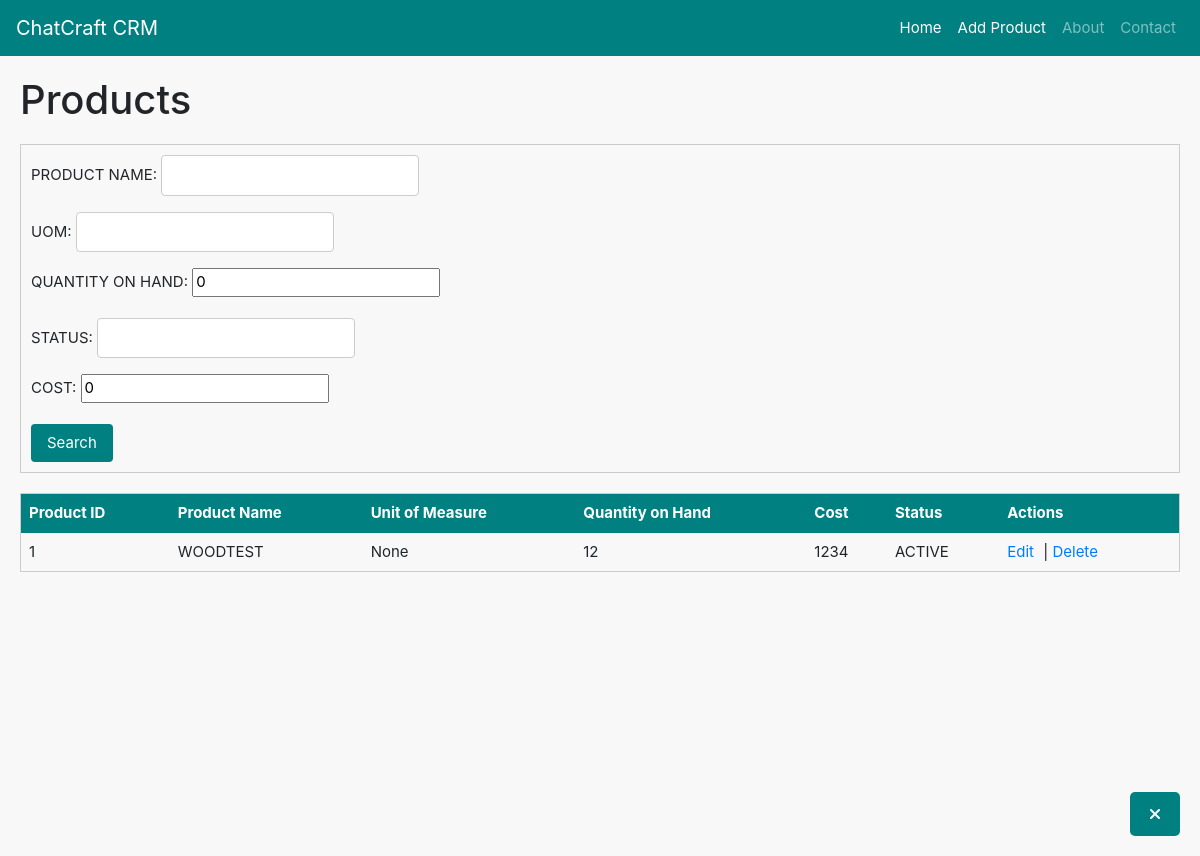
The app's page /products/get/, older data.
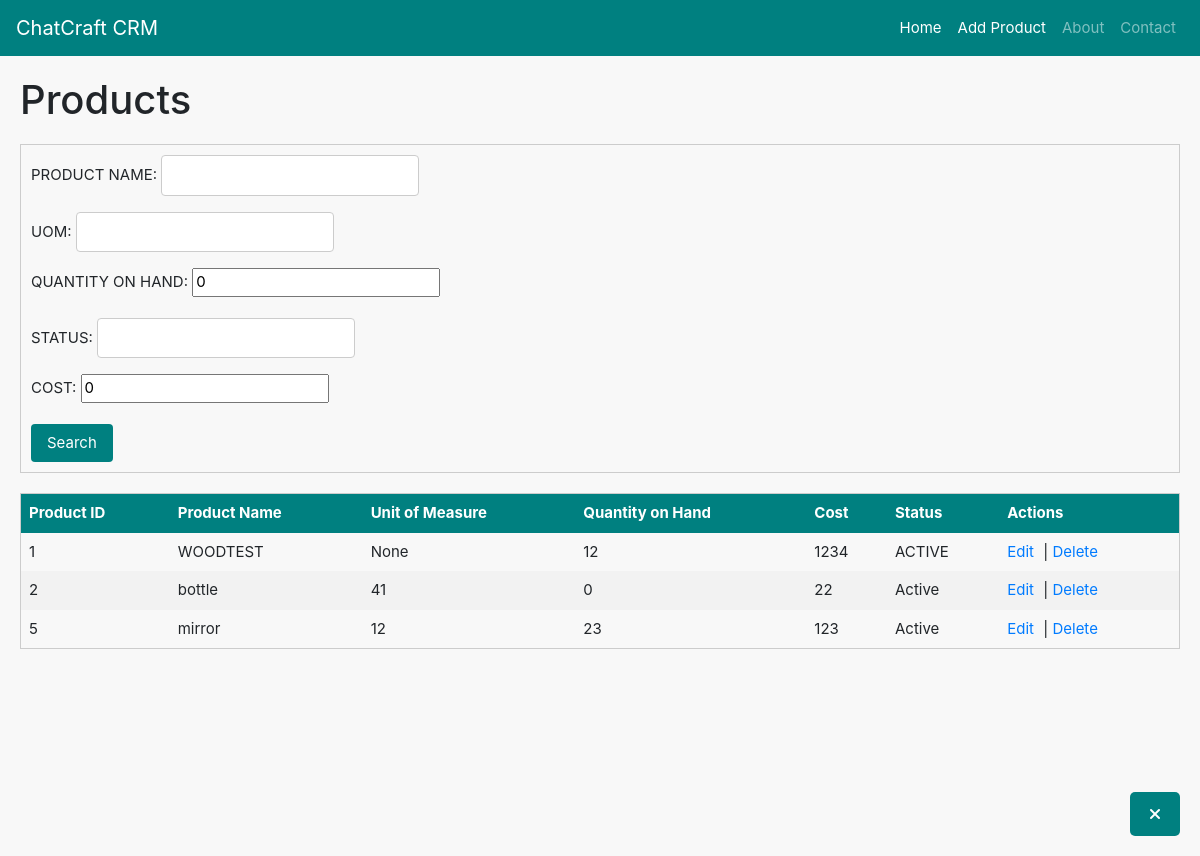
The same page, newer data.
### products/models.py (models this page shows, shortened)
class Product(models.Model):
    PRODUCT_ID=models.AutoField(primary_key=True)
    PRODUCT_NAME = models.CharField(max_length=35,unique = True)
    UOM=models.CharField(max_length=35,null=True,blank=True)
    COST = models.IntegerField(default=0,null=True,blank=True)
    QUANTITY_ON_HAND=models.IntegerField(default = 0,null=True,blank=True)
    STATUS = models.CharField(max_length=35,null = True,blank=True)

### products/views.py (the view)
# urls.py: path('get/', views.getProduct),
def getProduct(request : HttpRequest):
    data = request.GET
    products = Product.objects.all()
    filter_fields = ["PRODUCT_NAME", "UOM", "QUANTITY_ON_HAND", "STATUS", "COST"]
    for field in filter_fields:
        param_value = data.get(field)
        if param_value:
            products = products.filter(**{field: param_value})
    product_list = []
    for product in products:
        product_details = {
            'PRODUCT_ID': product.PRODUCT_ID,
            'PRODUCT_NAME': product.PRODUCT_NAME,
            'UOM': product.UOM,
            'COST': product.COST,
            'QUANTITY_ON_HAND': product.QUANTITY_ON_HAND,
            'STATUS': product.STATUS,
        }
        product_list.append(product_details)
    product_data = json.dumps(product_list, indent=4)
    return render(request, 'Products/display_products.html', {'products':products, 'form':ProductForm()})

### products/forms.py
class ProductForm(forms.ModelForm):
    class Meta:
        model = Product
        fields = ["PRODUCT_NAME", "UOM", "QUANTITY_ON_HAND", "STATUS", "COST"]  # List the fields you want to edit

### products/templates/Products/display_products.html (shortened to what this page needs)
{% extends 'base.html' %}
{% block extra_nav %}
<li class="nav-item">
    <a class="nav-link" href="/products/add/" style="color: white;">Add Product</a>
</li>
{% endblock %}
{% block content %}
<h1 class="page-title">Products</h1>
<form method="get" novalidate>
    {{ form.as_p }}
    <button type="submit">Search</button>
</form>
<table class="custom-table">
    <thead>
        <tr class="table-header">
            <th>Product ID</th>
            <th>Product Name</th>
            <th>Unit of Measure</th>
            <th>Quantity on Hand</th>
            <th>Cost</th>
            <th>Status</th>
            <th>Actions</th>
        </tr>
    </thead>
    <tbody>
        {% for product in products %}
        <tr>
            <td>{{ product.PRODUCT_ID }}</td>
            <td>{{ product.PRODUCT_NAME }}</td>
            <td>{{ product.UOM }}</td>
            <td>{{ product.QUANTITY_ON_HAND }}</td>
            <td>{{ product.COST }}</td>
            <td>{{ product.STATUS }}</td>
            <td>
                <a href="/products/edit/{{ product.PRODUCT_ID }}/" class="action-link">Edit</a> |
                <a href="/products/delete/{{ product.PRODUCT_ID }}/" class="action-link">Delete</a>
            </td>
        </tr>
        {% endfor %}
    </tbody>
</table>
{% endblock %}

Row changes from the older to the newer data that the page shows:
added Product: PRODUCT_ID "2", PRODUCT_NAME "bottle", UOM "41", QUANTITY_ON_HAND "0", COST "22", STATUS "Active"
added Product: PRODUCT_ID "5", PRODUCT_NAME "mirror", UOM "12", QUANTITY_ON_HAND "23", COST "123", STATUS "Active"
